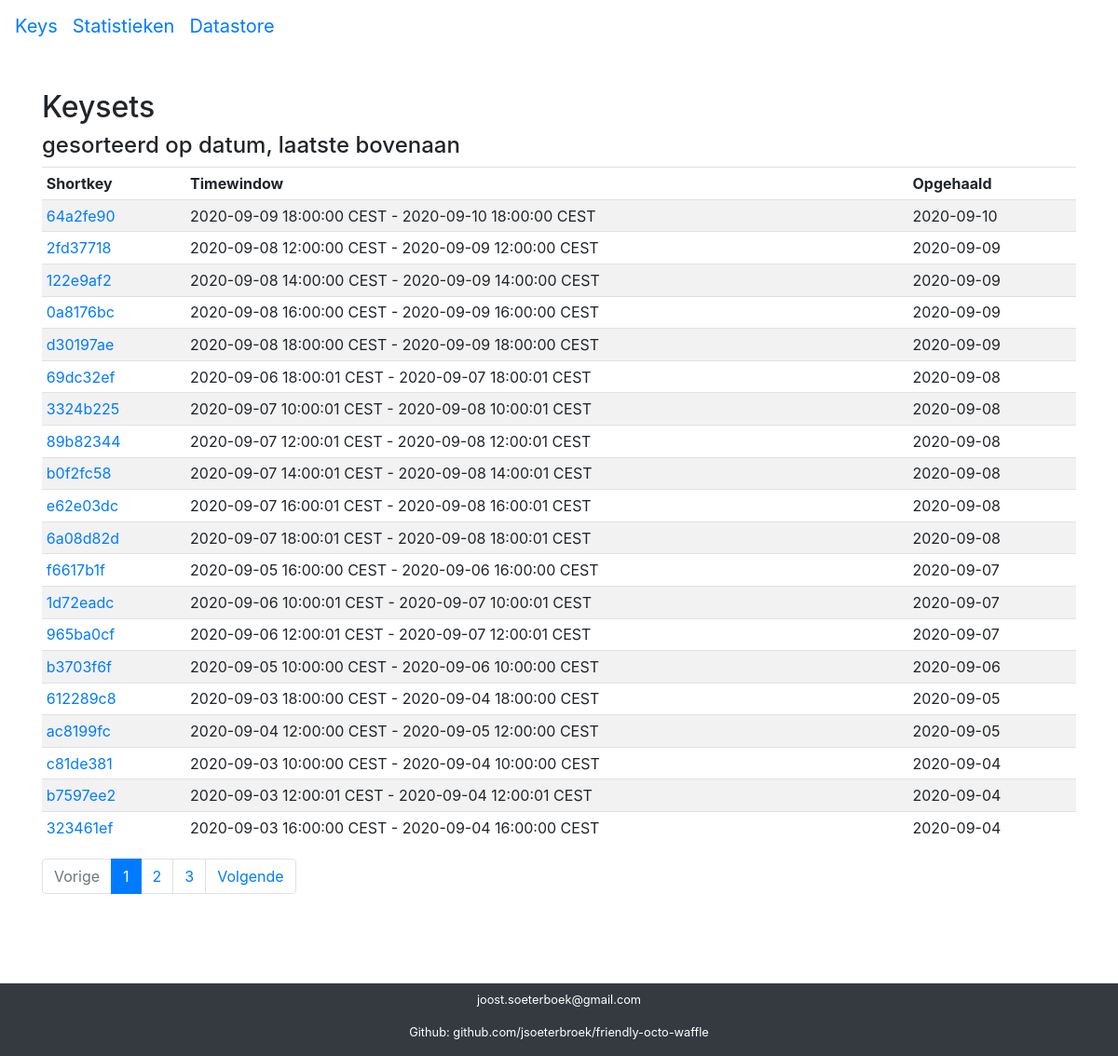
The app's page /keys/ with its own data.
### keys/models.py (models this page shows, shortened)
class Keys(models.Model):
    key = models.CharField("key", max_length=255, unique=True, primary_key=True)
    shortkey = models.CharField("short key", max_length=8)
    created = models.DateTimeField(auto_now_add=True, editable=False)
    environment = models.CharField("omgeving", max_length=125)
    seen = models.CharField("opgehaald", max_length=48)
    start_timestamp = models.CharField("timestamp start", max_length=48)
    end_timestamp = models.CharField("timestamp end", max_length=48)
    num_teks = models.IntegerField('number of keys')
    class Meta:
        verbose_name = 'Exposure Keyset'
        verbose_name_plural = 'Exposure Keysets'

### keys/views.py (the view)
# urls.py: path('keys/', include('keys.urls'), name='key_index'),
def key_index(request):
    keysets_list_latest = Keys.objects.order_by('-seen')
    paginator = Paginator(keysets_list_latest, settings.KEYSETS_PAGINATE_BY)
    page = request.GET.get('page')
    try:
        plist = paginator.get_page(page)
    except PageNotAnInteger:
        plist = paginator.get_page(1)
    except EmptyPage:
        plist = paginator.get_page(paginator.num_pages)
    context = {'plist': plist}
    return render(request, 'key_index.html', context)

### keys/templates/key_index.html
{% extends "base.html" %}
{% block content %}
{% load static %}
{% load l10n %}
<p>&nbsp;</p>
<h2> Keysets </h2>
<h4> gesorteerd op datum, laatste bovenaan </h4>
  {% if plist %}
  <table class="table table-striped table-sm">
          <thead>
            <tr>
                    <td><b>Shortkey</b></td>
                    <td><b>Timewindow</b></td>
                    <td><b>Opgehaald</b></td>
            </tr>
          </thead>
          <tbody>
    {% for p in plist %}
      <tr>
          <td><a href="{{p.shortkey}}/">{{p.shortkey}}<a/></td><td>{{p.start_timestamp}} - {{p.end_timestamp}}</td><td>{{p.seen}}</td>
      </tr>
    {% endfor %}
  </tbody>
  </table>
 {% if plist.has_other_pages %}
  <nav aria-label="pagination">
  <ul class="pagination">
    {% if plist.has_previous %}
      <li class="page-item"><a class="page-link" href="?page={{ plist.previous_page_number }}">Vorige</a></li>
    {% else %}
      <li class="page-item disabled"><span class="page-link">Vorige</span></li>
    {% endif %}
    {% for i in plist.paginator.page_range %}
      {% if plist.number == i %}
        <li class="page-item active"><span class="page-link">{{ i }} <span class="sr-only">(current)</span></span></li>
      {% else %}
        <li class="page-item"><a class="page-link" href="?page={{ i }}">{{ i }}</a></li>
      {% endif %}
    {% endfor %}
    {% if plist.has_next %}
      <li class="page-item"><a class="page-link" href="?page={{ plist.next_page_number }}">Volgende</a></li>
    {% else %}
      <li class="page-item disabled"><span class="page-link">Volgende</span></li>
    {% endif %}
  </ul>
  </nav>
  {% endif %}
  {% else %}
   <p>There are no keysets in the database.</p>
  {% endif %}
{% endblock %}

### records on screen
Keys: shortkey "64a2fe90", start_timestamp "2020-09-09 18:00:00 CEST", end_timestamp "2020-09-10 18:00:00 CEST", seen "2020-09-10"
Keys: shortkey "2fd37718", start_timestamp "2020-09-08 12:00:00 CEST", end_timestamp "2020-09-09 12:00:00 CEST", seen "2020-09-09"
Keys: shortkey "122e9af2", start_timestamp "2020-09-08 14:00:00 CEST", end_timestamp "2020-09-09 14:00:00 CEST", seen "2020-09-09"
Keys: shortkey "0a8176bc", start_timestamp "2020-09-08 16:00:00 CEST", end_timestamp "2020-09-09 16:00:00 CEST", seen "2020-09-09"
Keys: shortkey "d30197ae", start_timestamp "2020-09-08 18:00:00 CEST", end_timestamp "2020-09-09 18:00:00 CEST", seen "2020-09-09"
Keys: shortkey "69dc32ef", start_timestamp "2020-09-06 18:00:01 CEST", end_timestamp "2020-09-07 18:00:01 CEST", seen "2020-09-08"
Keys: shortkey "3324b225", start_timestamp "2020-09-07 10:00:01 CEST", end_timestamp "2020-09-08 10:00:01 CEST", seen "2020-09-08"
Keys: shortkey "89b82344", start_timestamp "2020-09-07 12:00:01 CEST", end_timestamp "2020-09-08 12:00:01 CEST", seen "2020-09-08"
Keys: shortkey "b0f2fc58", start_timestamp "2020-09-07 14:00:01 CEST", end_timestamp "2020-09-08 14:00:01 CEST", seen "2020-09-08"
Keys: shortkey "e62e03dc", start_timestamp "2020-09-07 16:00:01 CEST", end_timestamp "2020-09-08 16:00:01 CEST", seen "2020-09-08"
Keys: shortkey "6a08d82d", start_timestamp "2020-09-07 18:00:01 CEST", end_timestamp "2020-09-08 18:00:01 CEST", seen "2020-09-08"
Keys: shortkey "f6617b1f", start_timestamp "2020-09-05 16:00:00 CEST", end_timestamp "2020-09-06 16:00:00 CEST", seen "2020-09-07"
Keys: shortkey "1d72eadc", start_timestamp "2020-09-06 10:00:01 CEST", end_timestamp "2020-09-07 10:00:01 CEST", seen "2020-09-07"
Keys: shortkey "965ba0cf", start_timestamp "2020-09-06 12:00:01 CEST", end_timestamp "2020-09-07 12:00:01 CEST", seen "2020-09-07"
Keys: shortkey "b3703f6f", start_timestamp "2020-09-05 10:00:00 CEST", end_timestamp "2020-09-06 10:00:00 CEST", seen "2020-09-06"
Keys: shortkey "612289c8", start_timestamp "2020-09-03 18:00:00 CEST", end_timestamp "2020-09-04 18:00:00 CEST", seen "2020-09-05"
Keys: shortkey "ac8199fc", start_timestamp "2020-09-04 12:00:00 CEST", end_timestamp "2020-09-05 12:00:00 CEST", seen "2020-09-05"
Keys: shortkey "c81de381", start_timestamp "2020-09-03 10:00:00 CEST", end_timestamp "2020-09-04 10:00:00 CEST", seen "2020-09-04"
Keys: shortkey "b7597ee2", start_timestamp "2020-09-03 12:00:01 CEST", end_timestamp "2020-09-04 12:00:01 CEST", seen "2020-09-04"
Keys: shortkey "323461ef", start_timestamp "2020-09-03 16:00:00 CEST", end_timestamp "2020-09-04 16:00:00 CEST", seen "2020-09-04"

### other values on screen
{{ i }} "1"
{{ i }} "2" "3"
